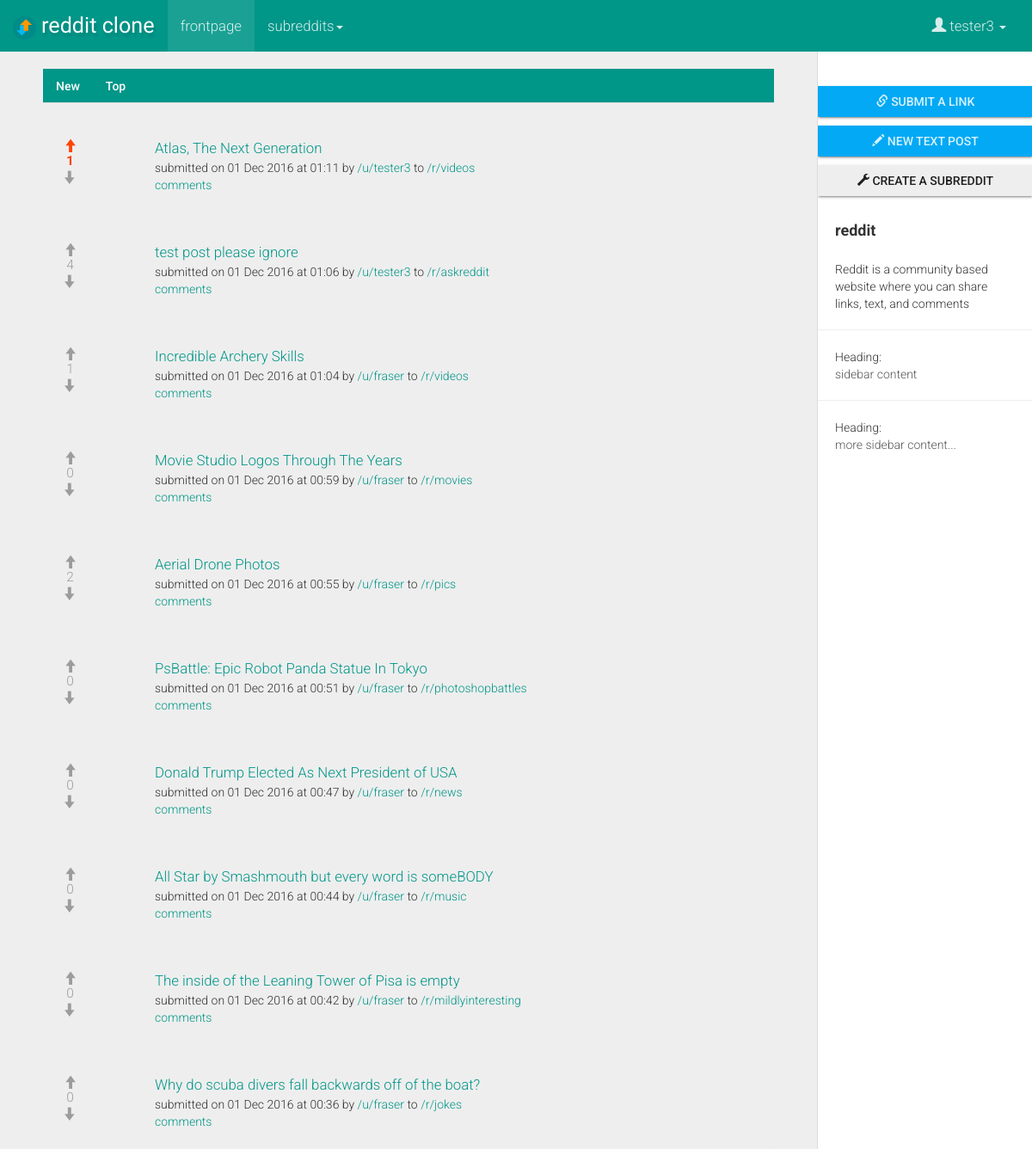
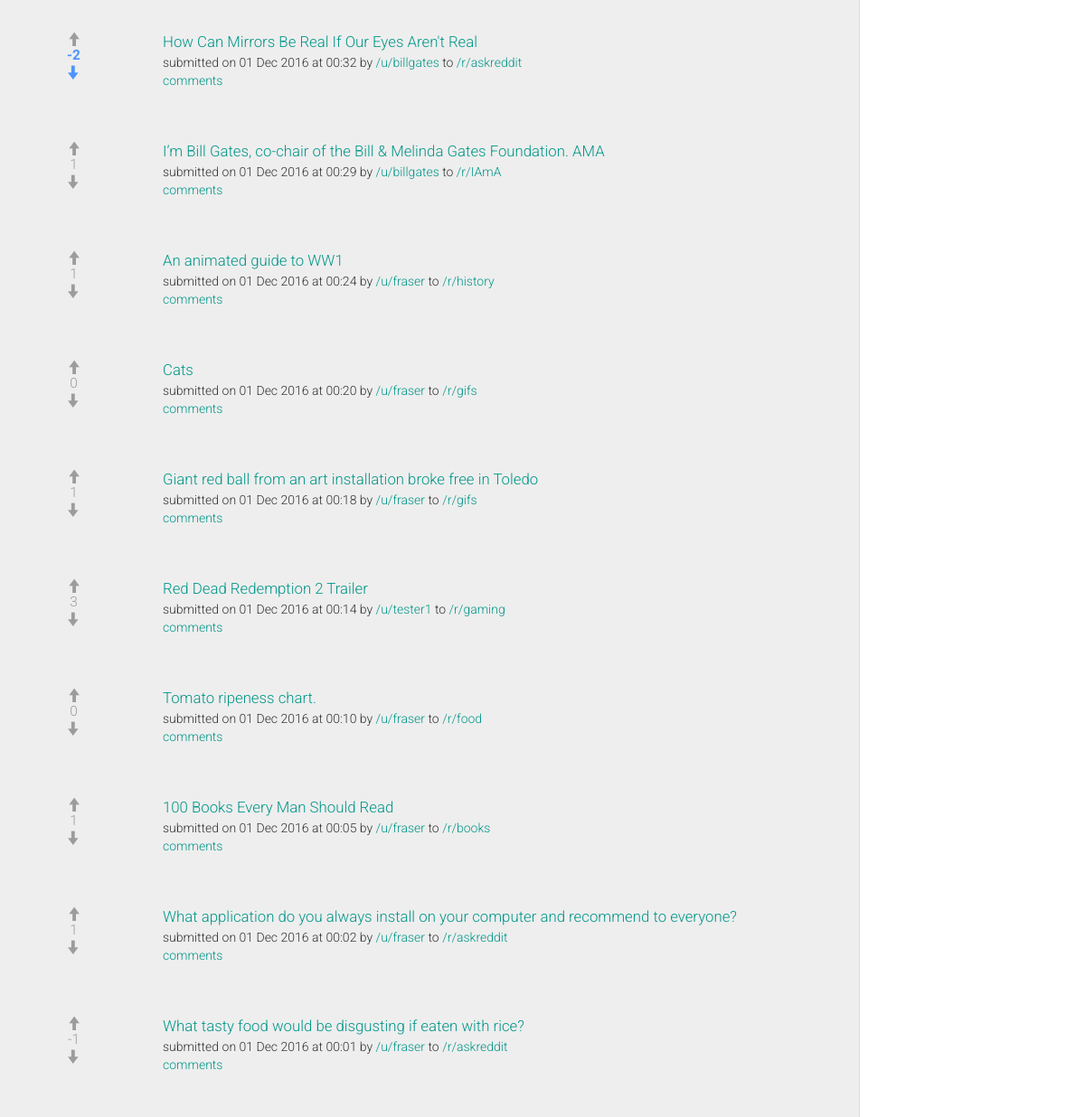
/ (signed in), run on the app's committed database (2 pictures, top to bottom).
### tables this page shows
CREATE TABLE posts (
  post_id TEXT UNIQUE,
  related_subreddit_id TEXT,
  related_subreddit_name TEXT,
  related_user_id TEXT,
  post_type TEXT,
  post_title TEXT,
  url_friendly_title TEXT,
  post_link TEXT,
  post_textarea TEXT,
  post_timestamp TEXT,
  post_votes TEXT,
  upvoted_by_user TEXT,
  downvoted_by_user TEXT
);

### app.py (the view)
@app.route('/')
def root():
  if 'subreddit' in session:
    session.pop('subreddit', None)
    session.pop('subreddit_id', None)
  if 'username' in session:
    username = session['username']
  else:
    username = 'null'
  con = sqlite3.connect(db_location)
  con.row_factory = sqlite3.Row
  cursor = con.cursor()
  cursor.execute("SELECT * FROM posts ORDER BY post_timestamp DESC")
  new_posts = cursor.fetchall()
  cursor.execute("SELECT * FROM posts ORDER BY cast(post_votes as REAL) DESC")
  top_posts = cursor.fetchall()
  cursor.execute("SELECT post_id FROM posts WHERE upvoted_by_user LIKE ? ORDER BY post_timestamp desc",('%'+username+'%',))
  upvoted_by_user = cursor.fetchall()
  cursor.execute("SELECT post_id FROM posts WHERE downvoted_by_user LIKE ? ORDER BY post_timestamp desc",('%'+username+'%',))
  downvoted_by_user = cursor.fetchall()
  cursor.execute("SELECT post_id FROM posts WHERE upvoted_by_user LIKE ? ORDER BY cast(post_votes as REAL) desc",('%'+username+'%',))
  top_upvoted_by_user = cursor.fetchall()
  cursor.execute("SELECT post_id FROM posts WHERE downvoted_by_user LIKE ? ORDER BY cast(post_votes as REAL) desc",('%'+username+'%',))
  top_downvoted_by_user = cursor.fetchall()
  return render_template('frontpage.html', new_posts = new_posts, top_posts = top_posts, upvoted_by_user = upvoted_by_user, downvoted_by_user = downvoted_by_user, top_upvoted_by_user = top_upvoted_by_user, top_downvoted_by_user = top_downvoted_by_user), 200

### app.py (called while the page is built)
@app.teardown_appcontext
def close_db_connection(exception):
  db = getattr(g, 'db', None)
  if db is not None:
    db.close()

### templates/frontpage.html (shortened to what this page needs)
{% extends "base.html" %}
{% block body %}
    <div id="wrapper">
        <div id="sidebar-wrapper">
            <ul class="sidebar-nav"><div class="sidebar-spacer"> </div>
              <a href="{{ url_for('submit_form', _anchor='link') }}" class="btn btn-info btn-raised btn-block btn-sq"><span class="glyphicon glyphicon-link"> </span> submit a link</a>
              <a href="{{ url_for('submit_form', _anchor='text') }}" class="btn btn-info btn-raised btn-block btn-sq"><span class="glyphicon glyphicon-pencil"> </span> new text post</a>
              <a href="{{ url_for('subreddit_creation_form') }}" class="btn btn-default btn-raised btn-block btn-sq btn-create-sub"><span class="glyphicon glyphicon-wrench"> </span> create a subreddit</a>
                <li class="sidebar-brand">
                    <strong>reddit</strong>
                </li>
                <li>
                    <small class="sidebar-item">Reddit is a community based website where you can share links, text, and comments</small>
                </li>
                <hr>
                <li>
                    <small>Heading:</small>
                    <p class="sidebar-item">sidebar content</p>
                </li>
                <hr>
                <li>
                    <small>Heading:</small>
                    <p class="sidebar-item">more sidebar content...</p>
                </li>
            </ul>
        </div>
        <div id="page-content-wrapper">
            <div class="container-fluid">
                <div class="row">
                    <div class="col-lg-12">
                        <ul class="nav nav-tabs">
                          <li class="active" id="new-tab"><a href="#new" id="show-new"> New</a></li>
                          <li id="top-tab"><a href="#top" id="show-top"> Top</a></li>
                        </ul>
                        <div class="tab-content">
                        <div id="new" class="tab-pane fade in active">
                      {% set upvote_count = 0 %}
                      {% set downvote_count = 0 %}
                         {% for post in new_posts %}
                          <div class="bs-callout bs-callout">
                            <div class="post-votes noselect">
                              {% if session['username'] %}
                                  {% if post.post_id in upvoted_by_user[upvote_count] %}
                                      <span class="glyphicon glyphicon-arrow-up prev-upvoted" id="prev-upvoted"> </span><br>
                                      {% set upvote_count = upvote_count + 1 %}
                                  {% else %}
                                      <span class="glyphicon glyphicon-arrow-up upvote" id="upvote"> </span><br>
                                  {% endif %}
                              {% else %}
                                <span class="glyphicon glyphicon-arrow-up upvote-disabled" data-toggle="modal" data-target="#vote-login"> </span><br>
                              {% endif %}
                              <span class="votes-number">{{ post.post_votes }}</span><br>
                              {% if session['username'] %}
                                  {% if post.post_id in downvoted_by_user[downvote_count] %}
                                    <span class="glyphicon glyphicon-arrow-down prev-downvoted" id="prev-downvoted"> </span><br>
                                     {% set downvote_count = downvote_count + 1 %}
                                  {% else %}
                                    <span class="glyphicon glyphicon-arrow-down downvote" id="downvote"> </span><br>
                                  {% endif %}
                              {% else %}
                                <span class="glyphicon glyphicon-arrow-down downvote-disabled" data-toggle="modal" data-target="#vote-login"> </span><br>
                              {% endif %}
                            </div>
                          {% if post.post_type == 'link' %}
                            <div class="thumb-img">
                              <div class="link-thumb" style="background-image: url('{{ post.post_link }}');">
                                <a class="thumb-href" href="{{ ''.join([' ',post.post_link]) }}" target="_blank"></a>
                              </div>
                            </div>
                          {% else %}
                            <div class="thumb-img">
                              <div class="text-thumb">
                                <a class="thumb-href" href="{{ url_for('comments_section', subreddit = post.related_subreddit_name, post_id = post.post_id, post_title = post.url_friendly_title) }}"></a>
                              </div>
                            </div>
                          {% endif %}
                          {% if post.post_type == 'link' %}
                            <a href="{{ ''.join([' ',post.post_link]) }}" class="sub-list-link" target="_blank">{{ post.post_title }} </a><br>
                          {% else %}
                            <a href="{{ url_for('comments_section', subreddit = post.related_subreddit_name, post_id = post.post_id, post_title = post.url_friendly_title) }}" class="sub-list-link">{{ post.post_title }} </a><br>
                          {% endif %}
                            <small>submitted on {{ post.post_timestamp }} by <a href="{{ url_for('user',user=post.related_user_id) }}">/u/{{ post.related_user_id }}</a> to <a href="{{ url_for('subreddit',subreddit=post.related_subreddit_name) }}">/r/{{ post.related_subreddit_name }}</a> </small>
                            <br><small><a href="{{ url_for('comments_section', subreddit = post.related_subreddit_name, post_id = post.post_id, post_title = post.url_friendly_title) }}">comments</a></small>
                          </div>
                        {% endfor %}
                       </div>
                    {% set top_upvote_count = 0 %}
                    {% set top_downvote_count = 0 %}
                       </div>
                    </div>
                </div>
            </div>
        </div>
    </div>
{% endblock %}

### static/css/style.css (style rules this page uses)
small { font-size: 100%; }
.sidebar-nav > .btn { margin: 10px 0px !important; }
.btn-sq { border-radius: 0px !important; }
.btn-create-sub { border-color: #e0e0e0 !important; }
.post-votes { float: left; width: 40px; height: 50px; text-align: center; padding-right: 7px; margin-left: -10px; font-size: 1.1em; }
.votes-number { color: #9c9c9c; }
.upvote { color: #9c9c9c; margin-left: -1px; display: inline-block; position: relative; z-index: 1; padding: 0.8em; margin: -0.8em; }
.prev-upvoted { color: #ff4500; display: inline-block; position: relative; z-index: 1; padding: 0.8em; margin: -0.8em; }
.votes-color-upvoted { color: #ff4500; font-weight: bold; }
.downvote { color: #9c9c9c; margin-top: -2px; display: inline-block; position: relative; z-index: 1; padding: 0.8em; margin: -0.8em; }
.prev-downvoted { color: #4c94ff; display: inline-block; position: relative; z-index: 1; padding: 0.8em; margin: -0.8em; }
.votes-color-downvoted { color: #4c94ff; font-weight: bold; }
.bs-callout { padding: 20px; margin: 20px 0; border: 1px solid #eee; border-left-width: 5px; border-radius: 3px; }
.bs-callout+.bs-callout { margin-top: -5px; }
.sub-list-link { font-size: 1.2em; }
div.default-thumb { background-image: url(https://i.imgur.com/GK3uwxk.png) !important; }
div.link-thumb { width: 60px; height: 60px; float: left; margin-right: 15px; margin-top: -4px; background-size: cover; background-repeat: no-repeat; background-position: 50% 50%; border-radius: 30px; position: relative }
div.text-thumb { width: 60px; height: 60px; float: left; margin-right: 15px; margin-top: -4px; background-image: url(https://i.imgur.com/6bB8Y9o.png); background-size: cover; background-repeat: no-repeat; background-position: 50% 50%; border-radius: 30px; position: relative }
.thumb-href { position:absolute; top:0px; left:0px; width:100%; height:100%; display:inline; }
#sidebar-wrapper { position: fixed !important; top: 0px; overflow-y: scroll !important; }
#page-content-wrapper { position: relative !important; }
.bs-callout > small { white-space: pre; }
.noselect { -webkit-touch-callout: none; -webkit-user-select: none; -khtml-user-select: none; -moz-user-select: none; -ms-user-select: none; user-select: none; }

### static/css/sidebar.css (style rules this page uses)
body { overflow-x: hidden; }
#wrapper { margin-top: -20px; padding-left: 0; -webkit-transition: all 0.5s ease; -moz-transition: all 0.5s ease; -o-transition: all 0.5s ease; transition: all 0.5s ease; }
#sidebar-wrapper { z-index: 1000; position: absolute; right: 0px; width: 0; height: 100%; margin-left: -250px; overflow: hidden; background: #fff; border-left: 1px solid #dcdcdc; -webkit-transition: all 0.5s ease; -moz-transition: all 0.5s ease; -o-transition: all 0.5s ease; transition: all 0.5s ease; }
#page-content-wrapper { width: 100%; position: absolute; padding: 15px; }
.sidebar-nav { position: absolute; top: 0; width: 250px; margin: 0; padding: 0; list-style: none; }
.sidebar-nav li { margin: 0px 20px 0px 20px; }
.sidebar-nav li p { color:#565656; word-wrap: break-word; }
.sidebar-nav > .sidebar-brand { height: 65px; font-size: 18px; line-height: 60px; }
@media (min-width:1024px) { #wrapper { margin-top: -20px; padding-right: 250px; } }
@media (min-width:1024px) { #sidebar-wrapper { width: 250px; } }
@media (min-width:1024px) { #page-content-wrapper { padding: 20px; position: relative; } }

### data on the page
posts: post_id "5nzekbz" (drawn), post_votes "1", post_title "Atlas, The Next Generation", post_timestamp "01 Dec 2016 at 01:11", related_user_id "tester3", related_subreddit_name "videos"
posts: post_votes "4", post_title "test post please ignore", post_timestamp "01 Dec 2016 at 01:06", related_user_id "tester3", related_subreddit_name "askreddit"
posts: post_votes "1", post_title "Incredible Archery Skills", post_timestamp "01 Dec 2016 at 01:04", related_user_id "fraser", related_subreddit_name "videos"
posts: post_votes "0", post_title "Movie Studio Logos Through The Years", post_timestamp "01 Dec 2016 at 00:59", related_user_id "fraser", related_subreddit_name "movies"
posts: post_votes "2", post_title "Aerial Drone Photos", post_timestamp "01 Dec 2016 at 00:55", related_user_id "fraser", related_subreddit_name "pics"
posts: post_votes "0", post_title "PsBattle: Epic Robot Panda Statue In Tokyo", post_timestamp "01 Dec 2016 at 00:51", related_user_id "fraser", related_subreddit_name "photoshopbattles"
posts: post_votes "0", post_title "Donald Trump Elected As Next President of USA", post_timestamp "01 Dec 2016 at 00:47", related_user_id "fraser", related_subreddit_name "news"
posts: post_votes "0", post_title "All Star by Smashmouth but every word is someBODY", post_timestamp "01 Dec 2016 at 00:44", related_user_id "fraser", related_subreddit_name "music"
posts: post_votes "0", post_title "The inside of the Leaning Tower of Pisa is empty", post_timestamp "01 Dec 2016 at 00:42", related_user_id "fraser", related_subreddit_name "mildlyinteresting"
posts: post_votes "0", post_title "Why do scuba divers fall backwards off of the boat?", post_timestamp "01 Dec 2016 at 00:36", related_user_id "fraser", related_subreddit_name "jokes"
posts: post_id "5al1mez" (drawn), post_votes "-2", post_title "How Can Mirrors Be Real If Our Eyes Aren't Real", post_timestamp "01 Dec 2016 at 00:32", related_user_id "billgates", related_subreddit_name "askreddit"
posts: post_votes "1", post_title "I’m Bill Gates, co-chair of the Bill & Melinda Gates Foundation. AMA", post_timestamp "01 Dec 2016 at 00:29", related_user_id "billgates", related_subreddit_name "IAmA"
posts: post_votes "1", post_title "An animated guide to WW1", post_timestamp "01 Dec 2016 at 00:24", related_user_id "fraser", related_subreddit_name "history"
posts: post_votes "0", post_title "Cats", post_timestamp "01 Dec 2016 at 00:20", related_user_id "fraser", related_subreddit_name "gifs"
posts: post_votes "1", post_title "Giant red ball from an art installation broke free in Toledo", post_timestamp "01 Dec 2016 at 00:18", related_user_id "fraser", related_subreddit_name "gifs"
posts: post_votes "3", post_title "Red Dead Redemption 2 Trailer", post_timestamp "01 Dec 2016 at 00:14", related_user_id "tester1", related_subreddit_name "gaming"
posts: post_votes "0", post_title "Tomato ripeness chart.", post_timestamp "01 Dec 2016 at 00:10", related_user_id "fraser", related_subreddit_name "food"
posts: post_votes "1", post_title "100 Books Every Man Should Read", post_timestamp "01 Dec 2016 at 00:05", related_user_id "fraser", related_subreddit_name "books"
posts: post_votes "1", post_title "What application do you always install on your computer and recommend to everyone?", post_timestamp "01 Dec 2016 at 00:02", related_user_id "fraser", related_subreddit_name "askreddit"
posts: post_votes "-1", post_title "What tasty food would be disgusting if eaten with rice?", post_timestamp "01 Dec 2016 at 00:01", related_user_id "fraser", related_subreddit_name "askreddit"

### other printed values
{{ session['username'] }} "tester3"
